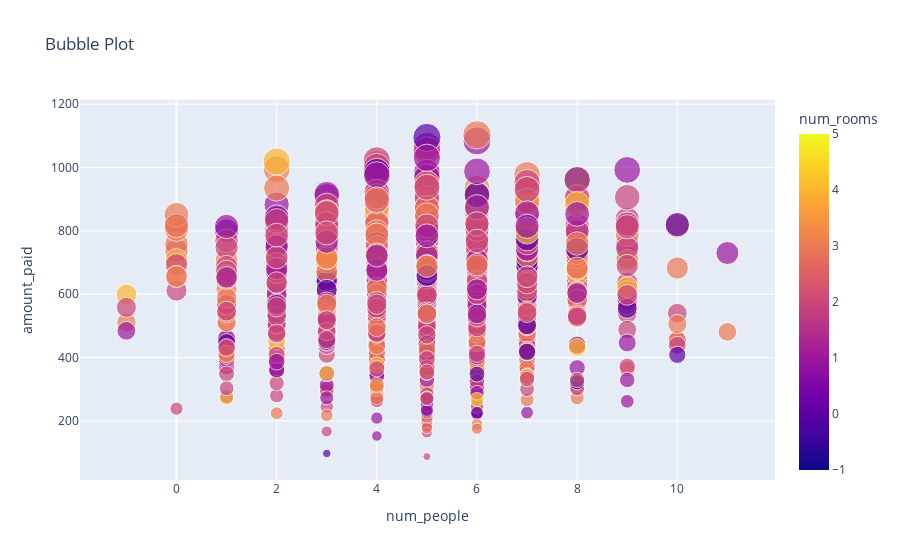

Source (notebook cell):
### Code cell
# Make a new Scatter figure for the Bubble chart
fig = px.scatter(bubble_df,
                 x=bubble_df['num_people'],
                 y=bubble_df['amount_paid'],
                 size=bubble_df['amount_paid'],
                 color=bubble_df['num_rooms'],
                 title='Bubble Plot'
                 )
fig

### Figure 1 — Plotly figure (JSON) as saved in the notebook; plotly's stock layout.template omitted (floating-point values rounded to 4 significant figures; data arrays with more than 128 entries replaced by an {"elided": "..."} marker saying what was removed)
{"data": [{"hovertemplate": "num_people=%{x}<br>amount_paid=%{marker.size}<br>num_rooms=%{marker.color}<extra></extra>", "legendgroup": "", "marker": {"color": {"elided": "1000 int values"}, "coloraxis": "coloraxis", "size": {"elided": "1000 float values"}, "sizemode": "area", "sizeref": 2.757, "symbol": "circle"}, "mode": "markers", "name": "", "orientation": "v", "showlegend": false, "type": "scatter", "x": {"elided": "1000 int values"}, "xaxis": "x", "y": {"elided": "1000 float values"}, "yaxis": "y"}], "layout": {"coloraxis": {"colorbar": {"title": {"text": "num_rooms"}}, "colorscale": [[0, "#0d0887"], [0.1111, "#46039f"], [0.2222, "#7201a8"], [0.3333, "#9c179e"], [0.4444, "#bd3786"], [0.5556, "#d8576b"], [0.6667, "#ed7953"], [0.7778, "#fb9f3a"], [0.8889, "#fdca26"], [1, "#f0f921"]]}, "legend": {"itemsizing": "constant", "tracegroupgap": 0}, "title": {"text": "Bubble Plot"}, "xaxis": {"anchor": "y", "domain": [0, 1], "title": {"text": "num_people"}}, "yaxis": {"anchor": "x", "domain": [0, 1], "title": {"text": "amount_paid"}}}}
